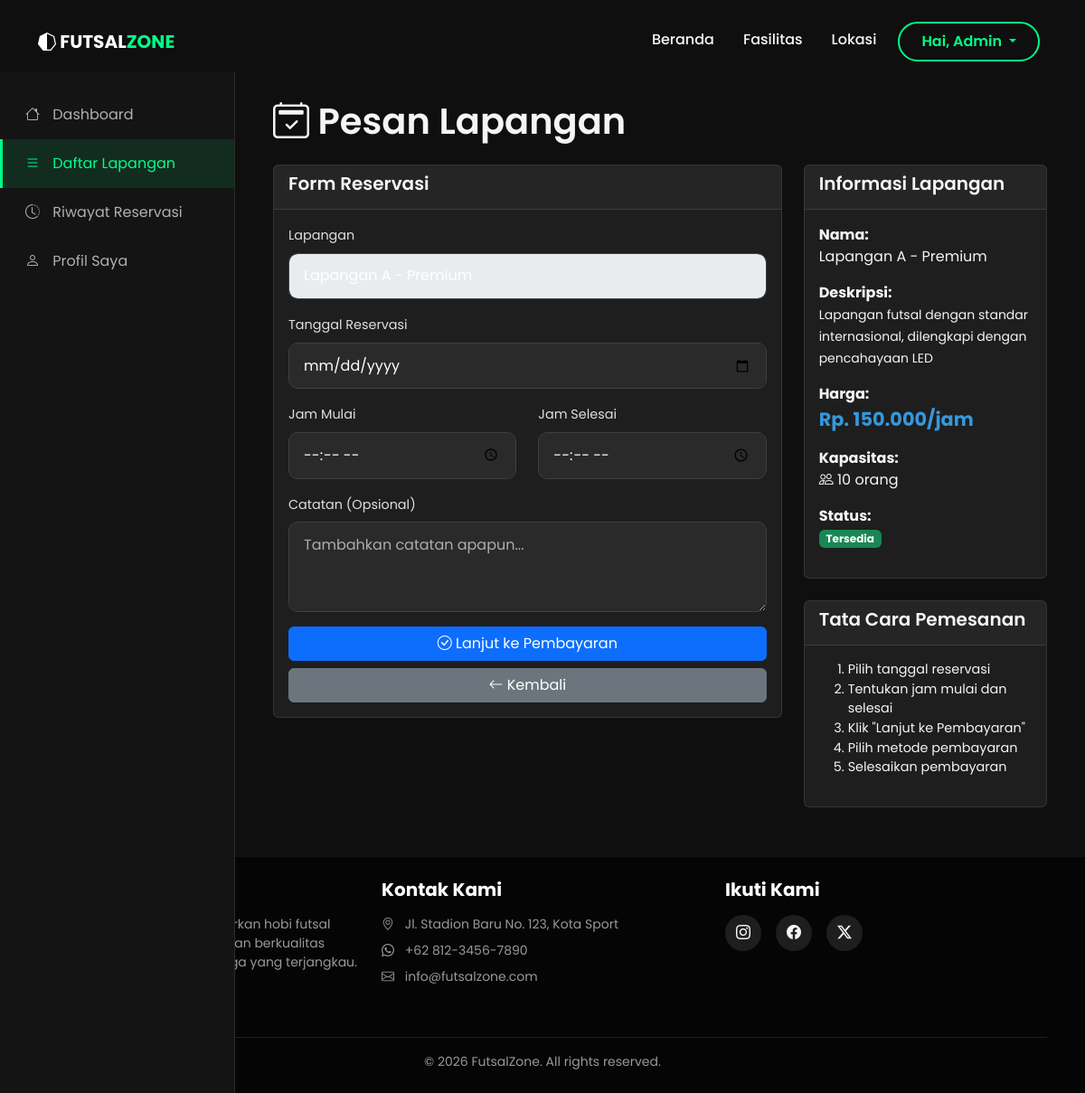
The app's page /?page=booking_lapangan&id=1 (signed in) with its own data.
### tables this page shows
CREATE TABLE lapangan (
    id_lapangan INT PRIMARY KEY AUTO_INCREMENT,
    nama_lapangan VARCHAR(100) NOT NULL,
    deskripsi TEXT,
    foto_lapangan VARCHAR(255),
    harga_per_jam DECIMAL(10, 2) NOT NULL,
    kapasitas INT DEFAULT 10,
    status ENUM('tersedia', 'maintenance', 'nonaktif') DEFAULT 'tersedia',
    created_at TIMESTAMP DEFAULT CURRENT_TIMESTAMP,
    updated_at TIMESTAMP DEFAULT CURRENT_TIMESTAMP ON UPDATE CURRENT_TIMESTAMP
);

### config.php (called while the page is built, shortened)
<?php
function format_rupiah($nominal) {
    return "Rp. " . number_format($nominal, 0, ',', '.');
}
?>

### pages/booking_lapangan.php (the view, shortened to what this page needs)
<?php
$id_lapangan = isset($_GET['id']) ? intval($_GET['id']) : 0;
$query = "SELECT * FROM lapangan WHERE id_lapangan = ?";
$stmt = $conn->prepare($query);
$stmt->bind_param("i", $id_lapangan);
$stmt->execute();
$lapangan = $stmt->get_result()->fetch_assoc();
?>
<div class="sidebar">
    <a href="?page=dashboard"><i class="bi bi-house"></i> Dashboard</a>
    <a href="?page=lapangan_user" class="active"><i class="bi bi-list"></i> Daftar Lapangan</a>
    <a href="?page=riwayat_reservasi"><i class="bi bi-clock-history"></i> Riwayat Reservasi</a>
    <a href="?page=profil"><i class="bi bi-person"></i> Profil Saya</a>
</div>
<div class="main-content">
    <div class="container-fluid">
        <h1 class="mb-4"><i class="bi bi-calendar2-check"></i> Pesan Lapangan</h1>
        <div class="row">
            <div class="col-md-8">
                <div class="card">
                    <div class="card-header">
                        <h5>Form Reservasi</h5>
                    </div>
                    <div class="card-body">
                        <form method="POST">
                            <div class="mb-3">
                                <label for="lapangan" class="form-label">Lapangan</label>
                                <input type="text" class="form-control" id="lapangan"
                                       value="<?php echo htmlspecialchars($lapangan['nama_lapangan']); ?>" disabled>
                            </div>
                            <div class="mb-3">
                                <label for="tanggal_reservasi" class="form-label">Tanggal Reservasi</label>
                                <input type="date" class="form-control" id="tanggal_reservasi"
                                       name="tanggal_reservasi" min="<?php echo date('Y-m-d'); ?>" required>
                            </div>
                            <div class="row">
                                <div class="col-md-6">
                                    <div class="mb-3">
                                        <label for="jam_mulai" class="form-label">Jam Mulai</label>
                                        <input type="time" class="form-control" id="jam_mulai"
                                               name="jam_mulai" required>
                                    </div>
                                </div>
                                <div class="col-md-6">
                                    <div class="mb-3">
                                        <label for="jam_selesai" class="form-label">Jam Selesai</label>
                                        <input type="time" class="form-control" id="jam_selesai"
                                               name="jam_selesai" required>
                                    </div>
                                </div>
                            </div>
                            <div class="mb-3">
                                <label for="catatan" class="form-label">Catatan (Opsional)</label>
                                <textarea class="form-control" id="catatan" name="catatan" rows="3"
                                          placeholder="Tambahkan catatan apapun..."></textarea>
                            </div>
                            <div class="d-grid gap-2">
                                <button type="submit" class="btn btn-primary"><i class="bi bi-check-circle"></i> Lanjut ke Pembayaran</button>
                                <a href="?page=lapangan_user" class="btn btn-secondary"><i class="bi bi-arrow-left"></i> Kembali</a>
                            </div>
                        </form>
                    </div>
                </div>
            </div>
            <div class="col-md-4">
                <div class="card">
                    <div class="card-header">
                        <h5>Informasi Lapangan</h5>
                    </div>
                    <div class="card-body">
                        <p>
                            <strong>Nama:</strong><br>
                            <?php echo htmlspecialchars($lapangan['nama_lapangan']); ?>
                        </p>
                        <p>
                            <strong>Deskripsi:</strong><br>
                            <small><?php echo htmlspecialchars($lapangan['deskripsi']); ?></small>
                        </p>
                        <p>
                            <strong>Harga:</strong><br>
                            <span style="font-size: 1.3rem; color: #3498db; font-weight: bold;">
                                <?php echo format_rupiah($lapangan['harga_per_jam']); ?>/jam
                            </span>
                        </p>
                        <p>
                            <strong>Kapasitas:</strong><br>
                            <i class="bi bi-people"></i> <?php echo $lapangan['kapasitas']; ?> orang
                        </p>
                        <p>
                            <strong>Status:</strong><br>
                            <span class="badge bg-success"><?php echo ucfirst($lapangan['status']); ?></span>
                        </p>
                    </div>
                </div>
                <div class="card mt-3">
                    <div class="card-header">
                        <h5>Tata Cara Pemesanan</h5>
                    </div>
                    <div class="card-body">
                        <ol style="font-size: 0.9rem;">
                            <li>Pilih tanggal reservasi</li>
                            <li>Tentukan jam mulai dan selesai</li>
                            <li>Klik "Lanjut ke Pembayaran"</li>
                            <li>Pilih metode pembayaran</li>
                            <li>Selesaikan pembayaran</li>
                        </ol>
                    </div>
                </div>
            </div>
        </div>
    </div>
</div>

### style.css (style rules this page uses)
:root { --primary-color: #00ff88; --secondary-color: #1a1a1a; --dark-bg: #0f0f0f; --card-bg: #1e1e1e; --text-light: #f5f5f5; --text-muted: #b0b0b0; --sidebar-width: 260px; }
body { font-family: 'Poppins', sans-serif; background-color: var(--dark-bg); color: var(--text-light); overflow-x: hidden; margin-top: 80px; }
h1, h2, h3, h4, h5, h6 { font-weight: 600; color: var(--text-light); }
.card { background-color: var(--card-bg); color: var(--text-light); border: 1px solid rgba(255, 255, 255, 0.1); margin-bottom: 1.5rem; }
.card-header { background-color: rgba(255, 255, 255, 0.03); border-bottom: 1px solid rgba(255, 255, 255, 0.1); font-weight: 600; }
.sidebar { position: fixed; top: 80px; bottom: 0; left: 0; z-index: 100; padding: 20px 0 0; width: var(--sidebar-width); background-color: #141414; border-right: 1px solid rgba(255, 255, 255, 0.1); overflow-y: auto; transition: all 0.3s ease; }
.sidebar a { padding: 15px 25px; text-decoration: none; font-size: 1rem; color: var(--text-muted); display: block; transition: 0.3s; border-left: 3px solid transparent; }
.sidebar a.active { color: var(--primary-color); background-color: rgba(0, 255, 136, 0.1); border-left-color: var(--primary-color); }
.sidebar i { margin-right: 10px; width: 20px; text-align: center; }
.main-content { margin-left: var(--sidebar-width); padding: 30px; transition: all 0.3s ease; }
.form-control, .form-select { background-color: #2a2a2a; border: 1px solid #404040; color: #ffffff !important; padding: 0.8rem 1rem; border-radius: 10px; }
.form-control::placeholder { color: #adadad !important; opacity: 1; }
.form-label { color: #e0e0e0; font-size: 0.9rem; margin-bottom: 0.5rem; }

### records on screen
lapangan: nama_lapangan "Lapangan A - Premium", deskripsi "Lapangan futsal dengan standar internasional, dilengkapi dengan pencahayaan LED", harga_per_jam "Rp. 150.000", kapasitas "10", status "Tersedia"

### other values on screen
explode(' ', $_SESSION['nama_lengkap'])[0] "Admin"
